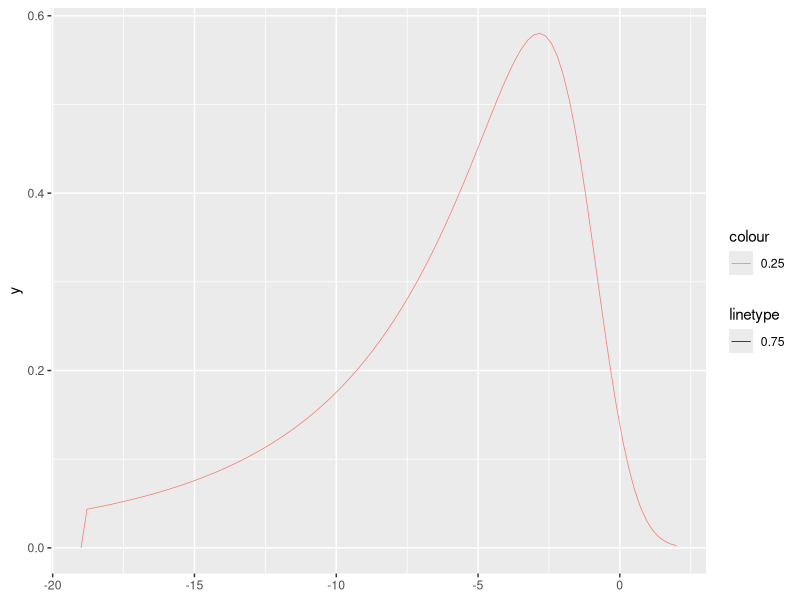

Here is the R script that generated this plot:
dglgc <- function(z, sigma1, sigma2, gamma) {
  fdensity <- integrate(f = function(x) {
      (1/(2*pi*sigma1*sigma2)*x) * 
        exp(- log(x)^2/(2*sigma1^2) - (z - gamma * x)^2/(2*sigma2^2))
    }, 0, Inf)$value
  
  return(fdensity)
}

library(ggplot2)
ggplot() + xlim(-19,2) + 
  geom_function(aes(colour = "0.25", linetype = "0.75"), 
                linewidth = 0.25, fun = Vectorize(dglgc),
                args = list(sigma1 = 0.90, sigma2 = 1, gamma = -1.03))

  